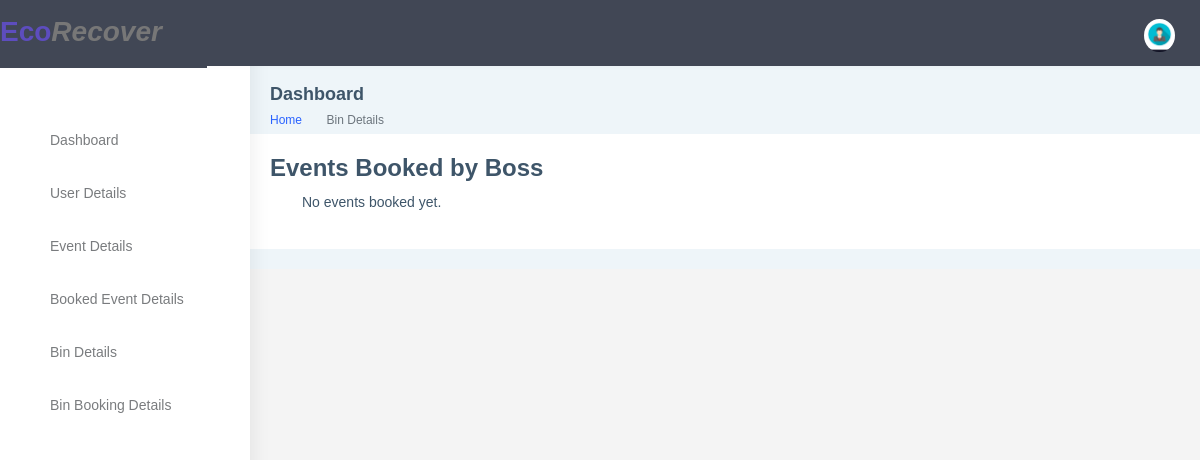
The page /user-booked-events/ (signed in) on the database as committed earlier.
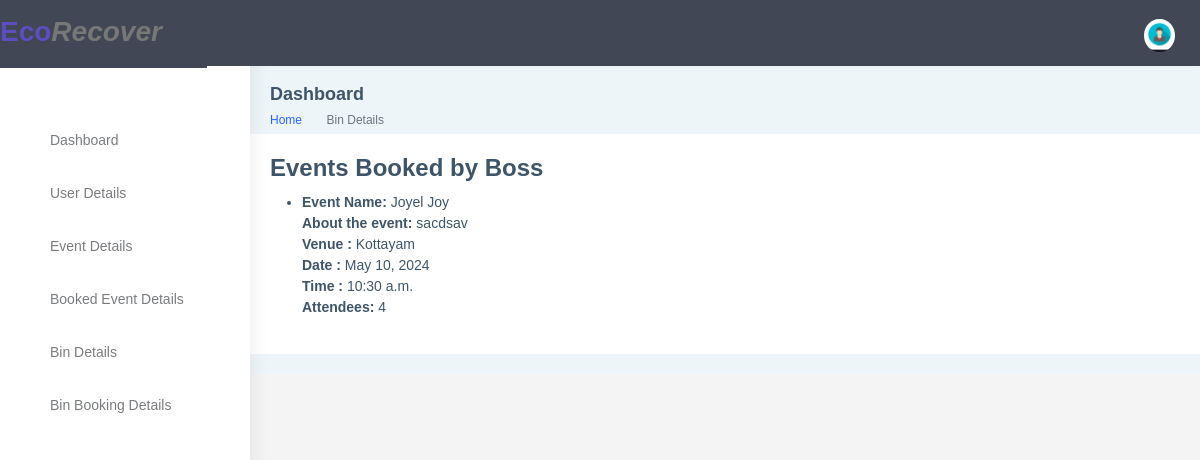
The same page on the database as committed later.
### app32/models.py (models this page shows, shortened)
class EventBooking(models.Model):
    booking_id = models.CharField(max_length=20, primary_key=True)
    user = models.ForeignKey(User, on_delete=models.CASCADE, default=None)
    event = models.ForeignKey(Event, on_delete=models.CASCADE, default=None)
    attendees = models.PositiveIntegerField()

class Event(models.Model):
    user = models.ForeignKey(User, on_delete=models.CASCADE, default=None)
    name = models.CharField(max_length=200)
    description = models.TextField()
    date = models.DateField()
    time = models.TimeField()
    location = models.CharField(max_length=200)
    max_participants = models.IntegerField(default=0)
    image = models.ImageField(upload_to='event_images/', null=True, blank=True)
    event_id = models.CharField(max_length=20, primary_key=True, default=None)
    category = models.CharField(max_length=50, default=None, choices=[
        ('category1', 'Environmental Cleanup Campaign'),
        ('category2', 'Waste Management Seminar'),
        ('category3', 'Expo'),
        ('category4', 'Composting Workshop'),
        ('category5', 'Environmental Hackathon'),
    ])

### app32/views.py (the view)
# urls.py: path('user-booked-events/', views.user_booked_events, name='user_booked_events'),
@never_cache
@login_required(login_url='loginn')
def user_booked_events(request):
    if not request.user.is_authenticated:
        return render(request, 'auth/login.html')
    booked_events = EventBooking.objects.filter(user=request.user)
    context = {
        'booked_events': booked_events,
    }
    return render(request, 'event/user_booked_events.html', context)

### templates/event/user_booked_events.html (shortened to what the changed rows need)
{% load static %}
<!DOCTYPE html>
<html dir="ltr" lang="en">
<head>
    <link href="{% static 'assets/libs/chartist/dist/chartist.min.css' %}" rel="stylesheet">
    <link href="{% static 'dist/css/style.min.css' %}" rel="stylesheet">
</head>
<body>
  <div id="main-wrapper" data-layout="vertical" data-navbarbg="skin5" data-sidebartype="full"
      data-sidebar-position="absolute" data-header-position="absolute" data-boxed-layout="full">
        <div class="page-wrapper">
            <div class="row">
              <div class="col-md-8">
                  <div class="card">
                      <div class="card-body">
<html lang="en">
<head>
</head>
<body>
    <h1>Events Booked by {{ user.username }}</h1>
    <ul>
        {% for event_booking in booked_events %}
            <li>
                <strong>Event Name:</strong> {{ event_booking.event.name }}<br>
                <strong>About the event:</strong> {{ event_booking.event.description }}<br>
                <strong>Venue :</strong> {{ event_booking.event.location }}<br>
                <strong>Date :</strong> {{ event_booking.event.date }}<br>
                <strong>Time :</strong> {{ event_booking.event.time }}<br>
                <strong>Attendees:</strong> {{ event_booking.attendees }}<br>
            </li>
        {% empty %}
            <p>No events booked yet.</p>
        {% endfor %}
    </ul>
</body>
</html>

Rows that differ between the two databases and show on the page:
added EventBooking: event.name "Joyel Joy", event.description "sacdsav", event.location "Kottayam", event "May 10, 2024", event.time "10:30 a.m.", attendees "4"
Other text that changed with them:
text no longer shown: "No events booked yet."
